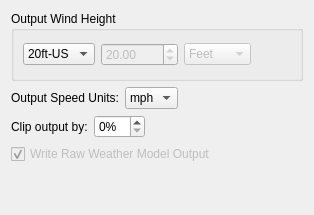
        <widget class="QWidget" name="outputsPage">
         <layout class="QVBoxLayout" name="verticalLayout_9" stretch="0,0,0,0,1">
          <item>
           <widget class="QGroupBox" name="outputWindHeightGroupBox">
            <property name="sizePolicy">
             <sizepolicy hsizetype="Preferred" vsizetype="Fixed">
              <horstretch>0</horstretch>
              <verstretch>100</verstretch>
             </sizepolicy>
            </property>
            <property name="minimumSize">
             <size>
              <width>0</width>
              <height>70</height>
             </size>
            </property>
            <property name="title">
             <string>Output Wind Height</string>
            </property>
            <layout class="QHBoxLayout" name="horizontalLayout_3">
             <item>
              <widget class="QComboBox" name="outputWindHeightComboBox">
               <property name="cursor">
                <cursorShape>PointingHandCursor</cursorShape>
               </property>
               <item>
                <property name="text">
                 <string>20ft-US</string>
                </property>
               </item>
               <item>
                <property name="text">
                 <string>10m-SI</string>
                </property>
               </item>
               <item>
                <property name="text">
                 <string>Custom</string>
                </property>
               </item>
              </widget>
             </item>
             <item>
              <widget class="QDoubleSpinBox" name="outputWindHeightSpinBox">
               <property name="enabled">
                <bool>false</bool>
               </property>
               <property name="cursor">
                <cursorShape>PointingHandCursor</cursorShape>
               </property>
               <property name="minimum">
                <double>0.000000000000000</double>
               </property>
               <property name="maximum">
                <double>10000.000000000000000</double>
               </property>
               <property name="value">
                <double>20.000000000000000</double>
               </property>
              </widget>
             </item>
             <item>
              <widget class="QComboBox" name="outputWindHeightUnitsComboBox">
               <property name="enabled">
                <bool>false</bool>
               </property>
               <property name="sizePolicy">
                <sizepolicy hsizetype="Preferred" vsizetype="Fixed">
                 <horstretch>0</horstretch>
                 <verstretch>0</verstretch>
                </sizepolicy>
               </property>
               <property name="editable">
                <bool>false</bool>
               </property>
               <item>
                <property name="text">
                 <string>Feet</string>
                </property>
               </item>
               <item>
                <property name="text">
                 <string>Meters</string>
                </property>
               </item>
              </widget>
             </item>
             <item>
              <spacer name="outputWindHeightGroupBoxSpacer">
               <property name="orientation">
                <enum>Qt::Orientation::Horizontal</enum>
               </property>
               <property name="sizeHint" stdset="0">
                <size>
                 <width>40</width>
                 <height>20</height>
                </size>
               </property>
              </spacer>
             </item>
            </layout>
           </widget>
          </item>
          <item>
           <layout class="QHBoxLayout" name="outputSpeedUnitsLayout">
            <item>
             <widget class="QLabel" name="outputSpeedUnitsLabel">
              <property name="text">
               <string>Output Speed Units:</string>
              </property>
             </widget>
            </item>
            <item>
             <widget class="QComboBox" name="outputSpeedUnitsComboBox">
              <item>
               <property name="text">
                <string>mph</string>
               </property>
              </item>
              <item>
               <property name="text">
                <string>mps</string>
               </property>
              </item>
              <item>
               <property name="text">
                <string>kph</string>
               </property>
              </item>
              <item>
               <property name="text">
                <string>kts</string>
               </property>
              </item>
             </widget>
            </item>
            <item>
             <spacer name="outputSpeedUnitsSpacer">
              <property name="orientation">
               <enum>Qt::Orientation::Horizontal</enum>
              </property>
              <property name="sizeHint" stdset="0">
               <size>
                <width>40</width>
                <height>20</height>
               </size>
              </property>
             </spacer>
            </item>
           </layout>
          </item>
          <item>
           <layout class="QHBoxLayout" name="clipOutputLayout">
            <item>
             <widget class="QLabel" name="clipOutputLabel">
              <property name="text">
               <string>Clip output by:</string>
              </property>
             </widget>
            </item>
            <item>
             <widget class="QSpinBox" name="clipOutputSpinBox">
              <property name="suffix">
               <string>%</string>
              </property>
             </widget>
            </item>
            <item>
             <spacer name="clipOutputSpacer">
              <property name="orientation">
               <enum>Qt::Orientation::Horizontal</enum>
              </property>
              <property name="sizeHint" stdset="0">
               <size>
                <width>40</width>
                <height>20</height>
               </size>
              </property>
             </spacer>
            </item>
           </layout>
          </item>
          <item>
           <widget class="QCheckBox" name="rawWeatherModelOutputCheckBox">
            <property name="enabled">
             <bool>false</bool>
            </property>
            <property name="sizePolicy">
             <sizepolicy hsizetype="Minimum" vsizetype="Minimum">
              <horstretch>0</horstretch>
              <verstretch>0</verstretch>
             </sizepolicy>
            </property>
            <property name="text">
             <string>Write Raw Weather Model Output</string>
            </property>
            <property name="checkable">
             <bool>true</bool>
            </property>
            <property name="checked">
             <bool>true</bool>
            </property>
           </widget>
          </item>
          <item>
           <spacer name="outputsPageSpacer">
            <property name="orientation">
             <enum>Qt::Orientation::Vertical</enum>
            </property>
            <property name="sizeHint" stdset="0">
             <size>
              <width>20</width>
              <height>40</height>
             </size>
            </property>
           </spacer>
          </item>
         </layout>
        </widget>
